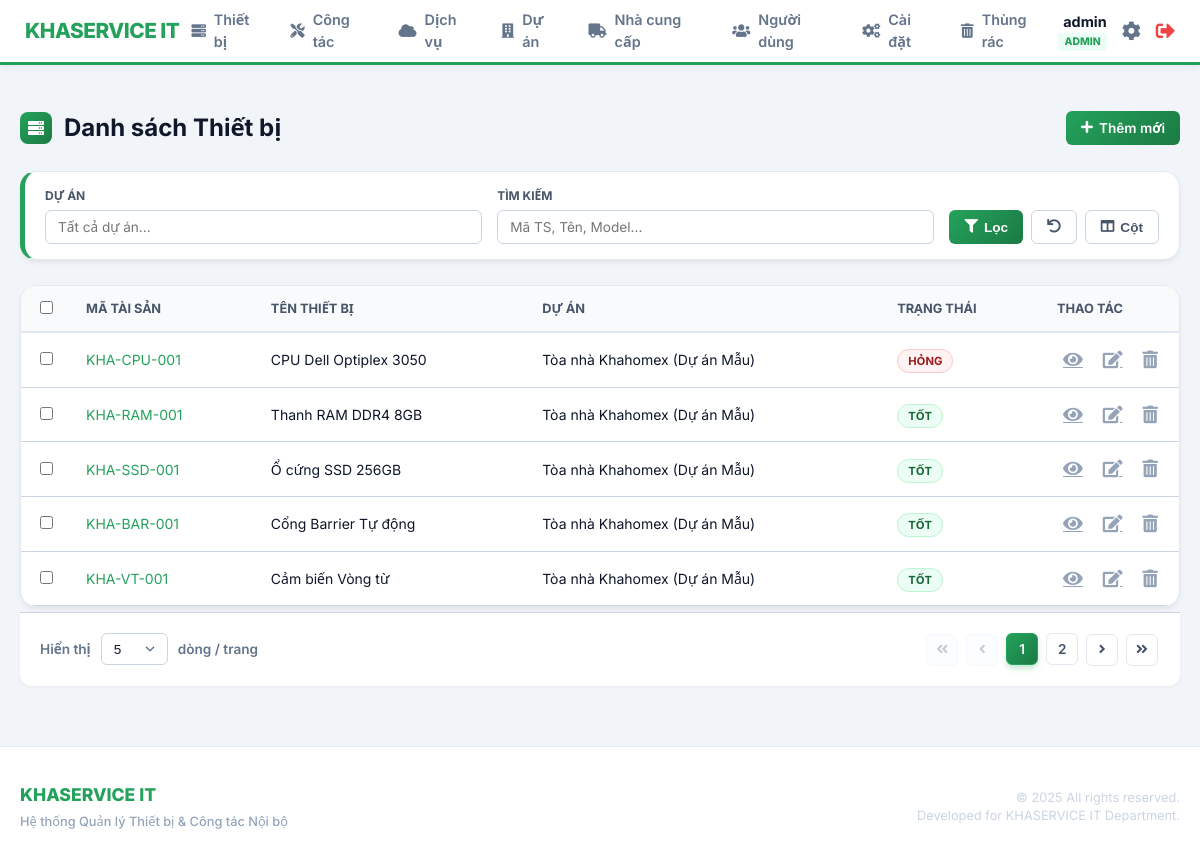
/index.php?page=devices/list (signed in), run on the app's committed database.
### tables this page shows
CREATE TABLE `devices` (
  `id` int(11) NOT NULL AUTO_INCREMENT,
  `ma_tai_san` varchar(100) NOT NULL COMMENT 'M?? t??i s???n n???i b??? (VD: KHAS-DA01-PC-001)',
  `ten_thiet_bi` varchar(255) NOT NULL COMMENT 'T??n thi???t b??? (PC l??? t??n, UPS barrier...)',
  `nhom_thiet_bi` varchar(50) NOT NULL COMMENT 'Nh??m thi???t b???: V??n ph??ng / B??i xe',
  `loai_thiet_bi` varchar(100) NOT NULL COMMENT 'Lo???i thi???t b???: PC, UPS, Camera, Barrier, ?????u ?????c th???...',
  `model` varchar(255) DEFAULT NULL COMMENT 'Model thi???t b???',
  `serial` varchar(255) DEFAULT NULL COMMENT 'Serial number c???a thi???t b???',
  `project_id` int(11) DEFAULT NULL COMMENT 'Thi???t b??? thu???c d??? ??n n??o',
  `parent_id` int(11) DEFAULT NULL,
  `supplier_id` int(11) DEFAULT NULL COMMENT 'Nh?? cung c???p thi???t b???',
  `ngay_mua` date DEFAULT NULL COMMENT 'Ng??y mua thi???t b???',
  `gia_mua` decimal(15,2) DEFAULT NULL COMMENT 'Gi?? mua t???i th???i ??i???m mua (VN??)',
  `bao_hanh_den` date DEFAULT NULL COMMENT 'Ng??y h???t h???n b???o h??nh',
  `trang_thai` varchar(50) DEFAULT '??ang s??? d???ng' COMMENT 'Tr???ng th??i: ??ang s??? d???ng / H???ng / Thanh l??',
  `ghi_chu` text DEFAULT NULL COMMENT 'Ghi ch?? kh??c',
  `created_at` timestamp NOT NULL DEFAULT current_timestamp() COMMENT 'Ng??y t???o h??? s?? thi???t b???',
  `deleted_at` timestamp NULL DEFAULT NULL,
  PRIMARY KEY (`id`),
  UNIQUE KEY `ma_tai_san` (`ma_tai_san`),
  KEY `idx_device_parent` (`parent_id`)
);

CREATE TABLE `projects` (
  `id` int(11) NOT NULL AUTO_INCREMENT,
  `ma_du_an` varchar(50) NOT NULL COMMENT 'M?? d??? ??n n???i b??? (VD: DA01, DA02)',
  `ten_du_an` varchar(255) NOT NULL COMMENT 'T??n d??? ??n / chung c??',
  `dia_chi_duong` varchar(255) DEFAULT NULL,
  `dia_chi_phuong_xa` varchar(100) DEFAULT NULL,
  `dia_chi_tinh_tp` varchar(100) DEFAULT NULL,
  `dia_chi` text DEFAULT NULL COMMENT '?????a ch??? d??? ??n',
  `loai_du_an` varchar(100) DEFAULT NULL COMMENT 'Lo???i d??? ??n (Chung c??, V??n ph??ng...)',
  `ghi_chu` text DEFAULT NULL COMMENT 'Ghi ch?? th??m',
  `deleted_at` timestamp NULL DEFAULT NULL,
  PRIMARY KEY (`id`)
);

### includes/auth.php (called while the page is built, shortened)
<?php
function isAdmin() {
    return isset($_SESSION['role']) && $_SESSION['role'] === 'admin';
}
function isIT() {
    return isset($_SESSION['role']) && ($_SESSION['role'] === 'it' || $_SESSION['role'] === 'admin');
}
?>

### modules/devices/list.php (the view, shortened to what this page needs)
<?php
$rows_per_page = (isset($_GET['limit']) && is_numeric($_GET['limit'])) ? (int)$_GET['limit'] : 5;
$current_page  = (isset($_GET['p']) && is_numeric($_GET['p'])) ? (int)$_GET['p'] : 1;
$filter_keyword = trim($_GET['filter_keyword'] ?? '');
$where_clauses = ["d.deleted_at IS NULL"];
$where_sql = !empty($where_clauses) ? ' WHERE ' . implode(' AND ', $where_clauses) : '';
$allowed_sort_columns = ['ma_tai_san' => 'd.ma_tai_san', 'ten_thiet_bi' => 'd.ten_thiet_bi', 'created_at' => 'd.created_at'];
$sort_by    = $_GET['sort_by'] ?? 'created_at';
$sort_order = strtoupper($_GET['sort_order'] ?? 'DESC');
$order_sql = " ORDER BY {$allowed_sort_columns[$sort_by]} $sort_order";
$count_sql = "SELECT COUNT(*) FROM devices d $where_sql";
$count_stmt = $pdo->prepare($count_sql);
$count_stmt->execute();
$total_rows  = (int)$count_stmt->fetchColumn();
$total_pages = max(1, ceil($total_rows / $rows_per_page));
$offset = ($current_page - 1) * $rows_per_page;
$data_sql = "SELECT d.*, p.ten_du_an, s.ten_npp FROM devices d LEFT JOIN projects p ON d.project_id = p.id LEFT JOIN suppliers s ON d.supplier_id = s.id $where_sql $order_sql LIMIT :limit OFFSET :offset";
$stmt = $pdo->prepare($data_sql);
$stmt->bindValue(':limit',  $rows_per_page, PDO::PARAM_INT);
$stmt->bindValue(':offset', $offset, PDO::PARAM_INT);
$stmt->execute();
$devices = $stmt->fetchAll(PDO::FETCH_ASSOC);
$statuses_config = $pdo->query("SELECT status_name, color_class FROM settings_device_statuses")->fetchAll(PDO::FETCH_KEY_PAIR);
$all_columns = [
    'ma_tai_san'   => ['label' => 'Mã Tài sản', 'default' => true],
    'ten_thiet_bi' => ['label' => 'Tên Thiết bị', 'default' => true],
    'loai_thiet_bi'=> ['label' => 'Loại', 'default' => false],
    'model'        => ['label' => 'Model', 'default' => false],
    'ten_du_an'    => ['label' => 'Dự án', 'default' => true],
    'trang_thai'   => ['label' => 'Trạng thái', 'default' => true],
];
?>
<div class="page-header">
    <h2><i class="fas fa-server"></i> Danh sách Thiết bị</h2>
    <?php if(isIT()): ?><a href="index.php?page=devices/add" class="btn btn-primary"><i class="fas fa-plus"></i> Thêm mới</a><?php endif; ?>
</div>
<div class="card filter-section">
    <form action="index.php" method="GET" class="filter-form">
        <div class="filter-group">
            <label>Dự án</label>
            <div class="searchable-select-container">
                <input type="text" id="project_search" class="search-input" placeholder="Tất cả dự án..." value="<?php
                ?>" autocomplete="off">
            </div>
        </div>
        <div class="filter-group">
            <label>Tìm kiếm</label>
            <input type="text" name="filter_keyword" placeholder="Mã TS, Tên, Model..." value="<?php echo htmlspecialchars($filter_keyword); ?>">
        </div>
        <div class="filter-actions" style="margin-left: auto;">
            <button type="submit" class="btn btn-primary"><i class="fas fa-filter"></i> Lọc</button>
            <a href="index.php?page=devices/list" class="btn btn-secondary" title="Reset"><i class="fas fa-undo"></i></a>
            <div class="column-selector-container">
                <button type="button" class="btn btn-secondary" onclick="toggleColumnMenu()"><i class="fas fa-columns"></i> Cột</button>
            </div>
        </div>
    </form>
</div>
<form action="index.php?page=devices/export" method="POST" id="devices-form">
    <div class="table-container card">
        <table class="content-table" id="devicesTable">
            <thead>
                <tr>
                    <th width="40"><input type="checkbox" id="select-all"></th>
                    <?php foreach ($all_columns as $k => $c): ?>
                        <th data-col="<?php echo $k; ?>"><?php echo htmlspecialchars($c['label']); ?></th>
                    <?php endforeach; ?>
                    <th width="100" class="text-center">Thao tác</th>
                </tr>
            </thead>
            <tbody>
                <?php foreach ($devices as $d): ?>
                    <tr>
                        <td><input type="checkbox" name="selected_devices[]" value="<?php echo $d['id']; ?>" class="row-checkbox"></td>
                        <td data-col="ma_tai_san" class="font-medium text-primary"><?php echo htmlspecialchars($d['ma_tai_san']); ?></td>
                        <td data-col="ten_thiet_bi"><?php echo htmlspecialchars($d['ten_thiet_bi']); ?></td>
                        <td data-col="ten_du_an"><?php echo htmlspecialchars($d['ten_du_an']); ?></td>
                        <td data-col="trang_thai">
                            <?php $cls = $statuses_config[$d['trang_thai']] ?? 'status-default'; ?>
                            <span class="badge <?php echo $cls; ?>"><?php echo htmlspecialchars($d['trang_thai']); ?></span>
                        </td>
                        <td class="actions text-center">
                            <a href="index.php?page=devices/view&id=<?php echo $d['id']; ?>" class="btn-icon" title="Xem"><i class="fas fa-eye"></i></a>
                            <?php if(isIT()): ?>
                                <a href="index.php?page=devices/edit&id=<?php echo $d['id']; ?>" class="btn-icon" title="Sửa"><i class="fas fa-edit"></i></a>
                                <?php if(isAdmin()): ?>
                                    <a href="index.php?page=devices/delete&id=<?php echo $d['id']; ?>" data-url="index.php?page=devices/delete&id=<?php echo $d['id']; ?>&confirm_delete=1" class="btn-icon delete-btn" title="Xóa"><i class="fas fa-trash-alt"></i></a>
                                <?php endif; ?>
                            <?php endif; ?>
                        </td>
                    </tr>
                <?php endforeach; ?>
            </tbody>
        </table>
    </div>
</form>
<div class="pagination-container">
    <div class="rows-per-page">
        <form action="index.php" method="GET" class="rows-per-page-form">
            <label>Hiển thị</label>
            <select name="limit" onchange="this.form.submit()" class="form-select-sm">
                <?php foreach([5,10,25,50,100] as $lim): ?>
                    <option value="<?php echo $lim; ?>" <?php echo $rows_per_page == $lim ? 'selected' : ''; ?>><?php echo $lim; ?></option>
                <?php endforeach; ?>
            </select>
            <span>dòng / trang</span>
        </form>
    </div>
    <div class="pagination-links">
        <?php $q = $_GET; unset($q['p']); $base = 'index.php?' . http_build_query($q); ?>
        <a href="<?php echo $base . '&p=1'; ?>" class="page-link <?php echo $current_page <= 1 ? 'disabled' : ''; ?>" title="Trang đầu"><i class="fas fa-angle-double-left"></i></a>
        <a href="<?php echo $base . '&p=' . max(1, $current_page - 1); ?>" class="page-link <?php echo $current_page <= 1 ? 'disabled' : ''; ?>" title="Trang trước"><i class="fas fa-angle-left"></i></a>
        <?php for ($i = max(1, $current_page - 2); $i <= min($total_pages, $current_page + 2); $i++): ?>
            <a href="<?php echo $base . '&p=' . $i; ?>" class="page-link <?php echo $i == $current_page ? 'active' : ''; ?>"><?php echo $i; ?></a>
        <?php endfor; ?>
        <a href="<?php echo $base . '&p=' . min($total_pages, $current_page + 1); ?>" class="page-link <?php echo $current_page >= $total_pages ? 'disabled' : ''; ?>" title="Trang sau"><i class="fas fa-angle-right"></i></a>
        <a href="<?php echo $base . '&p=' . $total_pages; ?>" class="page-link <?php echo $current_page >= $total_pages ? 'disabled' : ''; ?>" title="Trang cuối"><i class="fas fa-angle-double-right"></i></a>
    </div>
</div>

### assets/css/layout.css (style rules this page uses)
* { box-sizing: border-box; }
html, body { height: 100%; margin: 0; max-width: 100%; overflow-x: hidden; }
body { display: flex; flex-direction: column; background-color: var(--background-color); }

### modules/devices/list.php (style rules this page uses)
.searchable-select-container { position: relative; width: 100%; min-width: 200px; }
.search-input { width: 100%; padding: 8px 12px; border: 1px solid #cbd5e1; border-radius: 6px; font-size: 0.9rem; }

### data on the page
devices: ma_tai_san "KHA-CPU-001", ten_thiet_bi "CPU Dell Optiplex 3050", project.ten_du_an "Tòa nhà Khahomex (Dự án Mẫu)", trang_thai "HỎNG"
devices: ma_tai_san "KHA-RAM-001", ten_thiet_bi "Thanh RAM DDR4 8GB", project.ten_du_an "Tòa nhà Khahomex (Dự án Mẫu)", trang_thai "TỐT"
devices: ma_tai_san "KHA-SSD-001", ten_thiet_bi "Ổ cứng SSD 256GB", project.ten_du_an "Tòa nhà Khahomex (Dự án Mẫu)", trang_thai "TỐT"
devices: ma_tai_san "KHA-BAR-001", ten_thiet_bi "Cổng Barrier Tự động", project.ten_du_an "Tòa nhà Khahomex (Dự án Mẫu)", trang_thai "TỐT"
devices: ma_tai_san "KHA-VT-001", ten_thiet_bi "Cảm biến Vòng từ", project.ten_du_an "Tòa nhà Khahomex (Dự án Mẫu)", trang_thai "TỐT"

### other printed values
$_SESSION['fullname'] "admin"
$_SESSION['role'] "ADMIN"
$c['label'] "MÃ TÀI SẢN"
$c['label'] "TÊN THIẾT BỊ"
$c['label'] "DỰ ÁN"
$c['label'] "TRẠNG THÁI"
form field limit "5"
